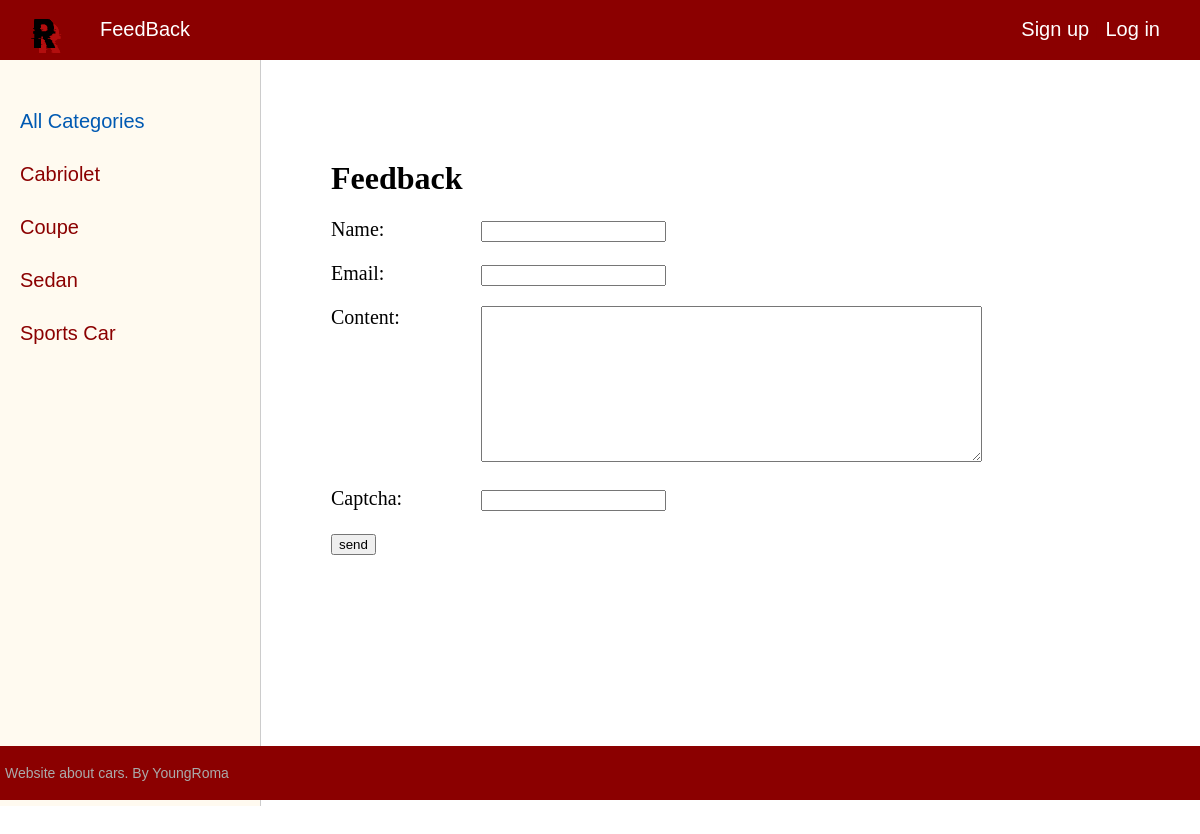
Page /contact/ on the committed database.
### cars/models.py (models this page shows, shortened)
class Category(models.Model):
    name = models.CharField(max_length=100, db_index=True, verbose_name="Категория" )
    slug = models.SlugField(max_length=255, unique=True, db_index=True, verbose_name="URL")
    def get_absolute_url(self):
        return reverse('category', kwargs={'cat_slug': self.slug})
    class Meta:
        verbose_name = 'Category'
        verbose_name_plural = 'Categories'
        ordering = ['id']

### cars/views.py (the view, shortened to what this page needs)
# urls.py: path('contact/', ContactFormView.as_view(), name='contact'),    path('login/', LoginUser.as_view(), name='login'),
class ContactFormView(DataMixin, FormView):
    form_class = ContactForm
    template_name = 'contact.html'
    success_url = reverse_lazy('home')
    def get_context_data(self, *, object_list=None, **kwargs):
        context = super().get_context_data(**kwargs)
        c_def = self.get_user_context(title="Feedback")
        return dict(list(context.items()) + list(c_def.items()))

### cars/forms.py
class ContactForm(forms.Form):
    name = forms.CharField(label='Name', max_length=255)
    email = forms.EmailField(label='Email')
    content = forms.CharField(widget=forms.Textarea(attrs={'cols': 60, 'rows': 10}))
    captcha = CaptchaField()

### cars/utils.py (called while the page is built)
    def get_user_context(self, **kwargs):
        context = kwargs
        cats = Category.objects.annotate(Count('car'))
        user_menu = menu.copy()
        if not self.request.user.is_authenticated:
            user_menu.pop(0)
        context['menu'] = user_menu
        context['cats'] = cats
        if 'cat_selected' not in context:
            context['cat_selected'] = 0
        return context

### templates/contact.html (shortened to what this page needs)
{% extends 'base.html' %}
{% block content %}
<h1>{{title}}</h1>
<form method="post">
{% for f in form %}
<p><label class="form-label" for="{{ f.id_for_label }}">{{f.label}}: </label>{{ f }}</p>
{% endfor %}
    <button type="submit">send</button>
</form>
<p>{% endblock %}

### templates/base.html (shortened to what this page needs)
{% load static %}
{%  load cars_tags %}
<!DOCTYPE html>
<html>
<head>
	<link type="text/css" href="{% static 'catalog_of_cars/css/styles.css' %}" rel="stylesheet" />
</head>
<body>
<table class="table-page", border=0 cellpadding=0 cellspacing="0">
<tr><td valign="top">
{% block mainmenu %}
		<div class="header">
			<ul id="mainmenu" class="mainmenu">
			<li class="logo"><a href="{% url 'home' %}"><div class="logo"></div></a></li>
{% for m in menu %}
			<li><a href="{% url m.url_name %}">{{m.title}}</a></li>
{% endfor %}
				{% if request.user.is_authenticated %}
				<li class="last"> {{user.username}} | <a href="{% url 'logout' %}">Log out</a></li>
				{% else %}
				<li class="last"><a href="{% url 'register' %}">Sign up</a> | <a href="{% url 'login' %}">Log in</a></li>
				{% endif %}
			</ul>
		</div>
{% endblock mainmenu %}
<table class="table-content" border=0 cellpadding="0" cellspacing="0">
<tr>
	<td valign="top" class="left-chapters">
	<ul id="leftchapters">
{% if cat_selected == 0 %}
		<li class="selected">All Categories</li>
{% else %}
		<li><a href="{% url 'home' %}">All Categories</a></li>
{% endif %}
{% for c in cats %}
{% if c.car__count > 0 %}
	{% if c.pk == cat_selected %}
		<li class="selected">{{c.name}}</li>
	{% else %}
		<li><a href="{{ c.get_absolute_url }}">{{c.name}}</a></li>
	{% endif %}
{% endif %}
{% endfor %}
	</ul>
</td>
<td valign="top" class="content">
	<div class="content-text">
{% block content %}
{% endblock %}
	</div>
</td></tr></table>
</td></tr>
<tr><td valign=top>
	<div id="footer">
		<p>Website about cars. By YoungRoma</p>
	</div>
</td></tr></table>
</body>
</html>

### cars/static/catalog_of_cars/css/styles.css (style rules this page uses)
html, body { font-family: 'Arial'; margin: 0; padding: 0; height: 100%; width: 100%; color: #444; }
a { color: #0059b2; text-decoration: none; }
.table-page { width: 100%; height: 100%; vertical-align: top; }
.table-page tr { height: 100%; }
.header { background: darkred; height: 60px; }
.logo { background: url('../images/logo.png') no-repeat 10px 5px; width: 70px; height: 60px; }
ul.mainmenu { list-style: none; margin: 0; padding: 0; height: 60px; color: darkred; font-size: 20px; overflow: hidden; }
ul.mainmenu li { float: left; margin: 18px 40px 0 30px; }
ul.mainmenu li.logo { margin: 0; }
ul.mainmenu li.last { float: right; }
ul.mainmenu li a { color: white; text-decoration: none; }
.table-content { width: 100%; min-height: 100%; height: 100%; }
.left-chapters { margin: 0; background: floralwhite; border-right: 1px solid #ccc; min-height: 100%; }
.left-chapters ul { width: 230px; min-height: 100%; margin: 0; padding: 20px 10px 10px 20px; list-style: none; font-size: 20px; }
.left-chapters ul li { margin: 30px 0 0 0; color: #999; }
.left-chapters ul li.selected { color: #0059b2; }
.left-chapters ul li a { color: darkred; text-decoration: none; }
.content { padding: 40px 20px 20px 40px; width: 100%; box-sizing: border-box; }
.content-text { margin: 60px 0 0 30px; color: #000; font-size: 20px; font-family: Yandex Sans Display Light; }
.content-text h1 { font-size: 32px; }
#footer { box-sizing: border-box; background: darkred; padding: 5px; color: #aaa; font-size: 14px; font-family: Verdana, Geneva, Arial, Helvetica; text-align: left; overflow: hidden; }
.form-label { display: inline-block; min-width: 150px; vertical-align: top; }

### rows in the picture
Category: name "Cabriolet"
Category: name "Coupe"
Category: name "Sedan"
Category: name "Sports Car"

### other values in the picture
{{ m.title }} "FeedBack"
{{ title }} "Feedback"
{{ f.label }} "Name" "Email" "Content" "Captcha"
